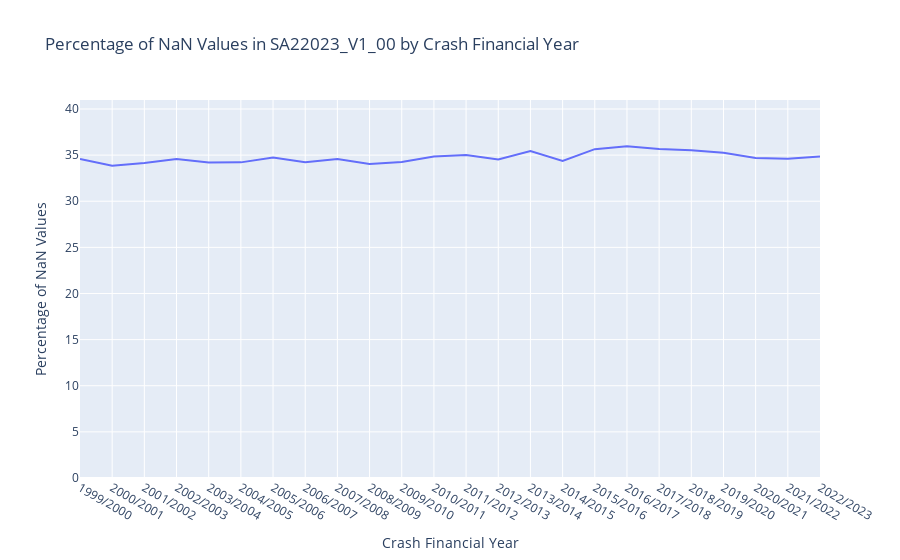

Notebook code cell kept with this figure:
### Code cell
# We want to check the percentage of NaN values in SA22023_V1_00 in each crash year

filtered_df = cas_mesh_df[['OBJECTID','SA22023_V1_00','crashFinancialYear']]
nan_percentage = filtered_df.groupby('crashFinancialYear')['SA22023_V1_00'].apply(lambda x: x.isna().mean() * 100).reset_index(name='NaN_Percentage_SA22023_V1_00')

fig = px.line(nan_percentage, x='crashFinancialYear', y='NaN_Percentage_SA22023_V1_00', 
              title='Percentage of NaN Values in SA22023_V1_00 by Crash Financial Year', 
              labels={'crashFinancialYear': 'Crash Financial Year', 'NaN_Percentage_SA22023_V1_00': 'Percentage of NaN Values'})
fig.update_layout(yaxis=dict(range=[0, nan_percentage['NaN_Percentage_SA22023_V1_00'].max() + 5]))
fig.show()

### Figure 1 — Plotly figure (JSON) as saved in the notebook; plotly's stock layout.template omitted (floating-point values rounded to 4 significant figures)
{"data": [{"hovertemplate": "Crash Financial Year=%{x}<br>Percentage of NaN Values=%{y}<extra></extra>", "legendgroup": "", "line": {"color": "#636efa", "dash": "solid"}, "marker": {"symbol": "circle"}, "mode": "lines", "name": "", "orientation": "v", "showlegend": false, "type": "scatter", "x": ["1999/2000", "2000/2001", "2001/2002", "2002/2003", "2003/2004", "2004/2005", "2005/2006", "2006/2007", "2007/2008", "2008/2009", "2009/2010", "2010/2011", "2011/2012", "2012/2013", "2013/2014", "2014/2015", "2015/2016", "2016/2017", "2017/2018", "2018/2019", "2019/2020", "2020/2021", "2021/2022", "2022/2023"], "xaxis": "x", "y": [34.59, 33.84, 34.15, 34.59, 34.2, 34.21, 34.74, 34.24, 34.57, 34.04, 34.24, 34.84, 35.01, 34.53, 35.45, 34.38, 35.64, 35.97, 35.67, 35.53, 35.24, 34.69, 34.61, 34.86], "yaxis": "y"}], "layout": {"legend": {"tracegroupgap": 0}, "title": {"text": "Percentage of NaN Values in SA22023_V1_00 by Crash Financial Year"}, "xaxis": {"anchor": "y", "domain": [0, 1], "title": {"text": "Crash Financial Year"}}, "yaxis": {"anchor": "x", "domain": [0, 1], "range": [0, 40.97], "title": {"text": "Percentage of NaN Values"}}}}
